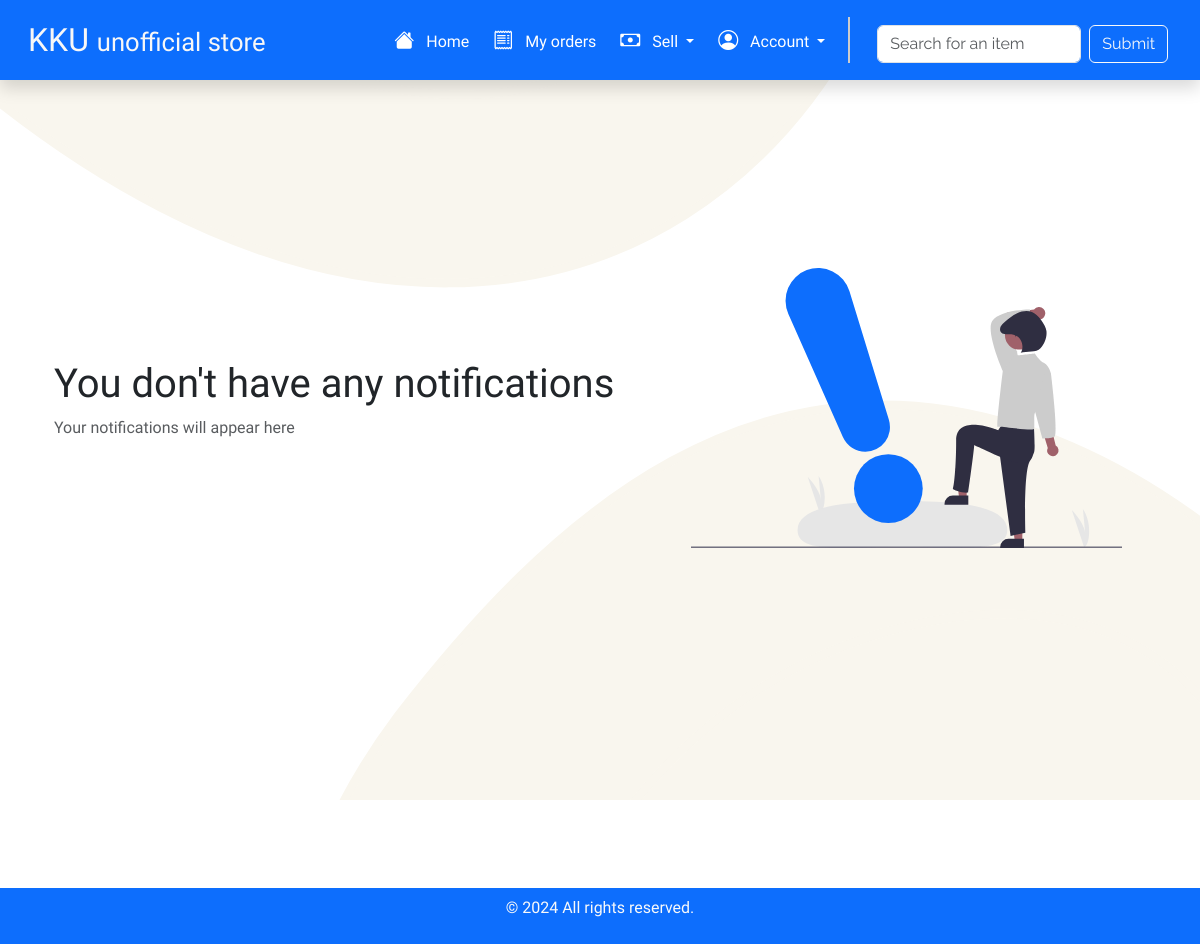
/notifications/ (signed in), run on an earlier commit of the app's database.
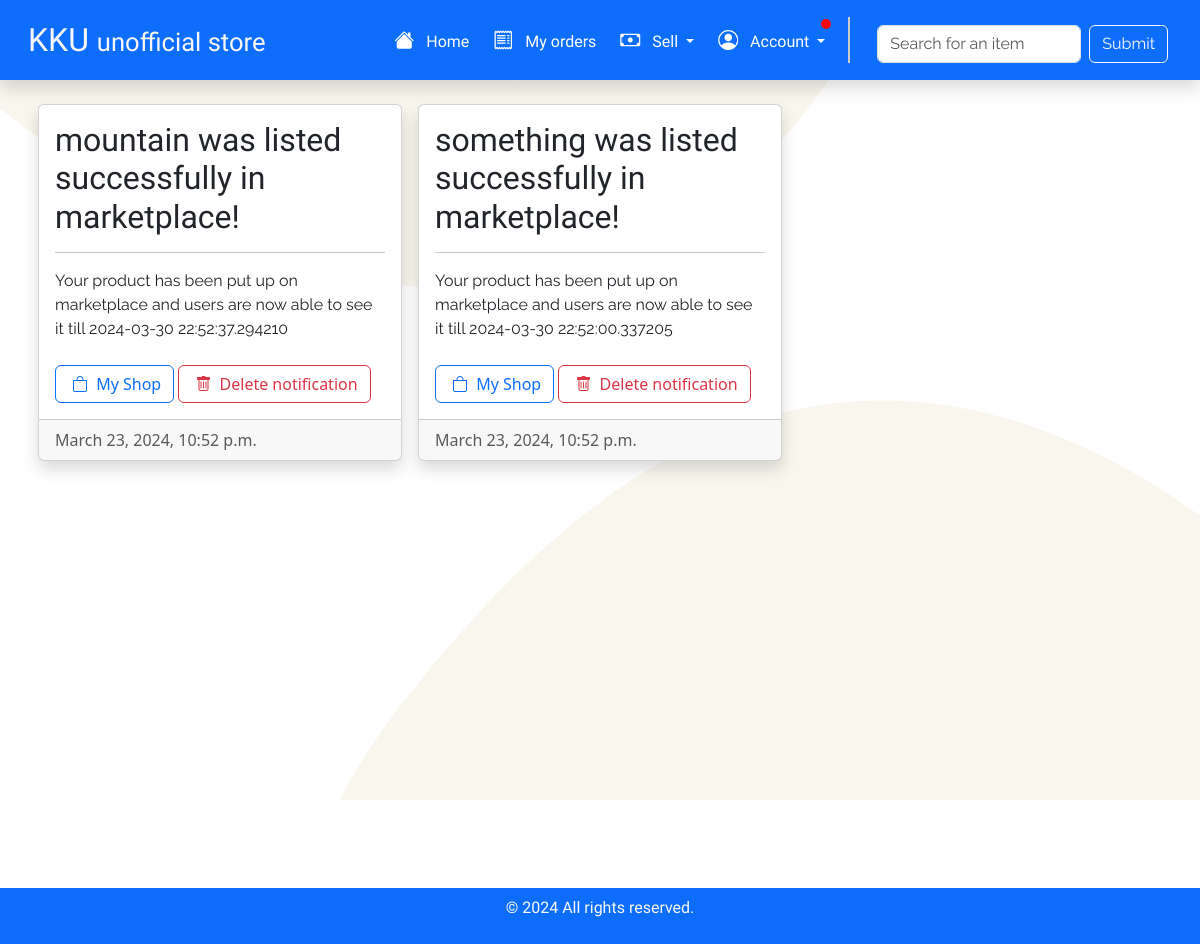
And on a later commit of the database.
### shop/models.py (models this page shows, shortened)
class UserNotification(models.Model):
    username = models.CharField(max_length=128)
    title = models.CharField(max_length=100)
    body = models.CharField(max_length=100)
    date = models.DateTimeField(default=timezone.now)
    task = models.CharField(max_length=20)
    unread = models.BooleanField(default=True)

### shop/views.py (the view)
# urls.py: path('notifications/', views.notifications, name='notifications'),
def notifications(request):
    notifications = UserNotification.objects.filter(username=request.user.username).order_by('-date')
    for notification in notifications:
        notification.unread = False
        notification.save()
    return render(request, "notifications.html", {"notifications": notifications})

### shop/templates/notifications.html (shortened to what this page needs)
{% extends 'layout.html' %}
{% load static %}
{% block body %}
<div class="container">
    <div class="row" style="min-height: 80vh;" data-masonry='{"percentPosition": true }'>
        {% for notification in notifications %}
        <div class="g-3 col-md-4">
            <div class="shadow animate__animated animate__fadeInUp card p-0" style="height: fit-content;">
                <div class="card-body">
                    <h2 class="style-text">{{notification.title}}</h2>
                    <hr>
                    <p class="style-text-2 mb-4">{{notification.body}}</p>
                    {% if notification.task == "show_shop" %}
                    <a href="{% url 'shop:my_shop' %}" class="btn btn-outline-primary"><i class="bi bi-bag mx-1"></i> My
                        Shop</a>
                    {% elif notification.task == "show_order" %}
                    <a href="{% url 'shop:myOrders' %}" class="btn btn-outline-primary"><i
                            class="bi bi-check2-circle mx-1"></i> My Orders</a>
                    {% endif %}
                    <a href="{% url 'shop:delete_notification' notification.id %}" class="btn btn-outline-danger"><i
                            class="bi bi-trash mx-1"></i> Delete notification</a>
                </div>
                <div class="card-footer text-muted">{{notification.date}}</div>
            </div>
        </div>
        {% empty %}
        <div class="row d-none d-md-flex align-items-center p-4" style="min-height: 70vh;">
            <div class="col-md-7 animate__animated animate__jackInTheBox">
                <h1 class="style-text-3">You don't have any notifications</h1>
                <p class="text-muted style-text">Your notifications will appear here</p>
            </div>
            <div class="col-md-5 d-flex justify-content-center align-items-center">
                <img class="widthlock" src="{% static 'media/undraw_notify_re_65on.svg' %}" alt="Wishlist">
            </div>
        </div>
        {% endfor %}
    </div>
</div>
{% endblock %}

### shop/templates/layout.html (shortened to what this page needs)
{% load static %}
<!DOCTYPE html>
<html lang="en">
<head>
    <link rel="stylesheet" href="{% static 'style.css' %}">
    <link href="https://cdn.jsdelivr.net/npm/bootstrap@5.3.3/dist/css/bootstrap.min.css" rel="stylesheet"
>
    <link rel="stylesheet" href="https://cdn.jsdelivr.net/npm/bootstrap-icons@1.3.0/font/bootstrap-icons.css">
    <link rel="stylesheet" href="https://cdnjs.cloudflare.com/ajax/libs/animate.css/4.1.1/animate.min.css" />
</head>
<body>
    <nav class="navbar navbar-expand-lg navbar-dark bg-primary p-3 mb-2 shadow">
        <div class="container-fluid" style="min-height: 0;">
            <a class="style-text-4" href="{% url 'shop:homepage' %}"
                style="color: #f7f7f7; text-decoration: none; font-size: 2rem;"
                title="E-commerce application for students of King Khalid University">KKU <span class="style-text-4"
                    style="font-size: 1.6rem;">unofficial store</span></a>
            <div class="collapse navbar-collapse style-text" id="navbarNav">
                <ul class="navbar-nav ms-auto">
                    <li class="nav-item">
                        <a class="nav-link active" href="{% url 'shop:index' %}"><i
                                class="bi bi-house-fill lead mx-2"></i> Home </a>
                    </li>
                    <li class="nav-item">
                        <a class="nav-link active" href="{% url 'shop:myOrders' %}"><i
                                class="bi bi-receipt lead mx-2"></i> My orders </a>
                    </li>
                    <li class="nav-item dropdown">
                        <a class="nav-link dropdown-toggle active" href="" data-bs-toggle="dropdown"
                            aria-expanded="false"><i class="bi bi-cash lead mx-2"></i> Sell </a>
                    </li>
                    <li class="nav-item dropdown">
                        <a class="nav-link dropdown-toggle active notification_panel" href="" data-bs-toggle="dropdown"
                            aria-expanded="false"><i class="bi bi-person-circle lead mx-2"></i> Account
                            {% if notifications %}<span class="notification_badge"></span>{% endif %}</a>
                    </li>
                    <li>
                        <div class="vertical-line d-none d-lg-block"></div>
                    </li>
                    <li class="nav-item mt-2 mx-1">
                        <form action="{% url 'shop:search_item' %}"
                            class="d-flex justify-content-center align-items-center style-text-2" method="post">
                            <input type="text" class="form-control mx-2" placeholder="Search for an item"
                                aria-label="Search for an item" aria-describedby="basic-addon2" name="search">
                            <input type="submit" class="btn btn-outline-light lead">
                        </form>
                    </li>
                </ul>
            </div>
        </div>
    </nav>
    {% block body %}
    {% endblock %}
    <footer class="text-light text-center py-2 bg-primary">
        <p class="style-text">&copy; 2024 All rights reserved.</p>
    </footer>
</body>
</html>

### shop/static/style.css (style rules this page uses)
:root { --family1: 'Kalnia'; --family2: 'Wix Madefor Display'; --family3: 'Raleway'; --family4: 'Poltawski Nowy'; --family5: 'Trochut'; --themecolor1: '#0d6efd'; --themecolor2: '#f7f7f7'; }
body { background: #f7f7f7; }
.container { min-height: 100vh; }
.style-text { font-family: var(--family2); }
.style-text-2 { font-family: var(--family3); }
.style-text-4 { font-family: var(--family5); }
.vertical-line { border-left: 2px solid #ccc; height: 100%; margin: 0 15px; }
.notification_panel { position: relative; }
.notification_badge { position: absolute; top: 2px; right: 2px; background-color: red; height: 10px; width: 10px; border-radius: 100rem; }

What changed in the data, as far as the page shows it:
added UserNotification: title "mountain was listed successfully in marketplace!", body "Your product has been put up on marketplace and users are now able to see it till 2024-03-30 22:52:37.294210", task "show_shop" (drawn), date "March 23, 2024, 10:52 p.m."
added UserNotification: title "something was listed successfully in marketplace!", body "Your product has been put up on marketplace and users are now able to see it till 2024-03-30 22:52:00.337205", task "show_shop" (drawn), date "March 23, 2024, 10:52 p.m."
Also different on the page:
text no longer shown: "You don't have any notifications Your notifications will appear here"
